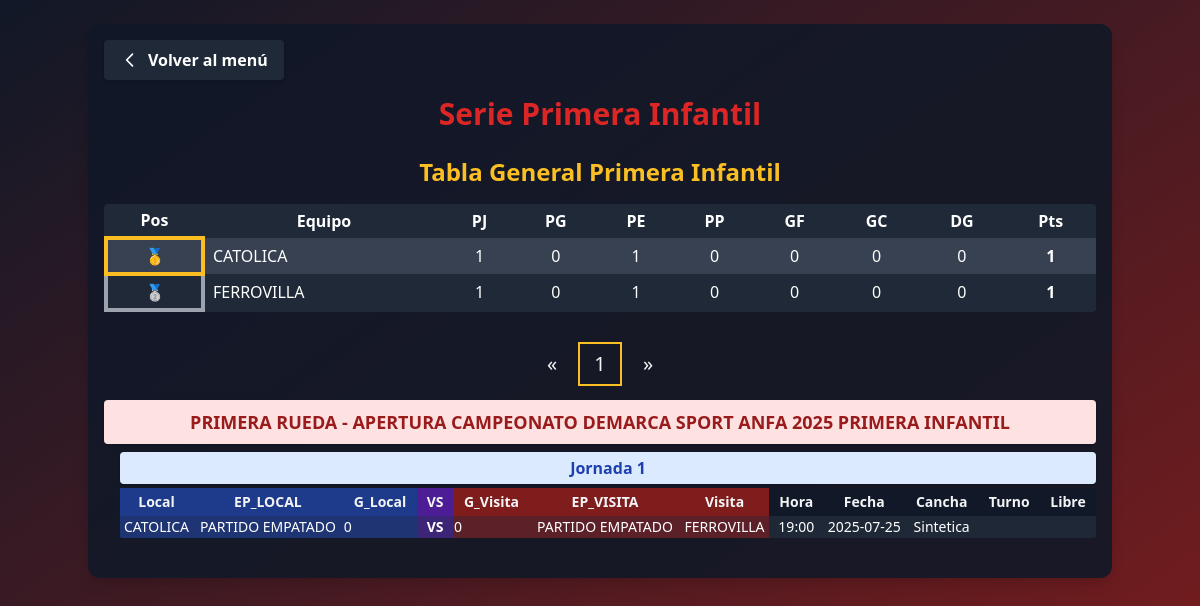
The app's page /serie_primera_infantil/, older data.
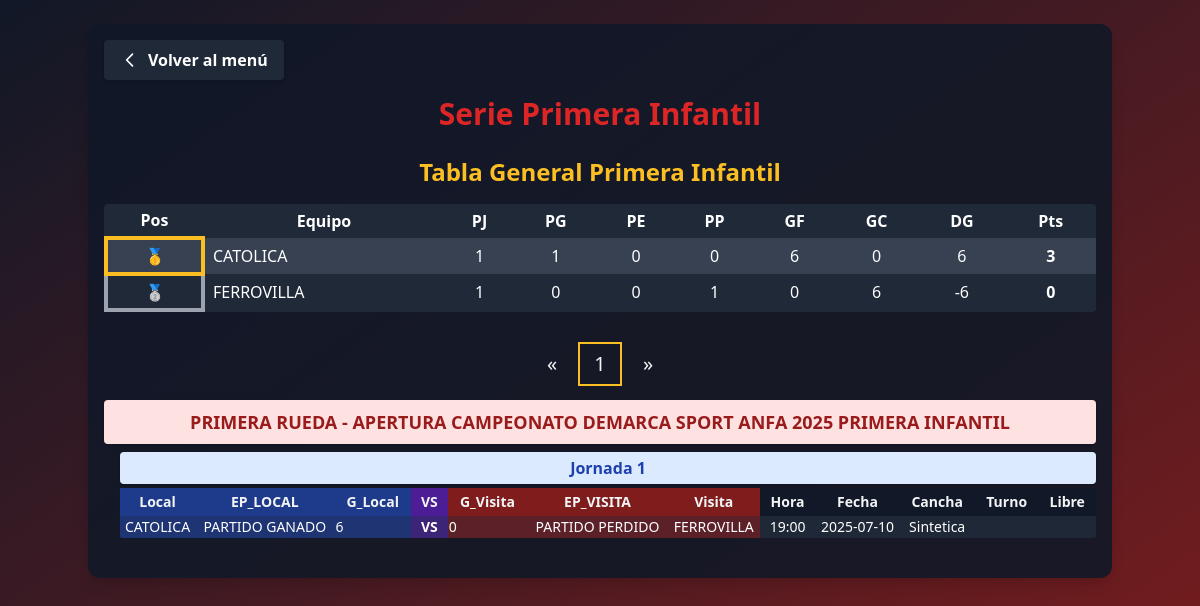
The same page, newer data.
### app_main/models.py (models this page shows, shortened)
class Clubes(models.Model):
    club = models.CharField(max_length=100, unique=True)
    super_seniors = models.BooleanField(default=False)
    seniors = models.BooleanField(default=False)
    honor = models.BooleanField(default=False)
    segunda_honor = models.BooleanField(default=False)
    juveniles = models.BooleanField(default=False)
    primera_infantil = models.BooleanField(default=False)
    segunda_infantil = models.BooleanField(default=False)
    tercera_infantil = models.BooleanField(default=False)
    femenino = models.BooleanField(default=False)
    def __str__(self):
        return self.club

class Fase(models.Model):
    nombre = models.CharField(max_length=100, unique=True)

class Jornada(models.Model):
    fase = models.ForeignKey(Fase, on_delete=models.CASCADE, related_name='jornadas')
    nombre = models.CharField(max_length=100)

class SeriePrimeraInfantil(models.Model):
    ESTADO_PARTIDO_CHOICES = [
        ('PARTIDO GANADO', 'PARTIDO GANADO'),
        ('PARTIDO EMPATADO', 'PARTIDO EMPATADO'),
        ('PARTIDO PERDIDO', 'PARTIDO PERDIDO'),
    ]
    jornada = models.ForeignKey(Jornada, on_delete=models.CASCADE, related_name='partidos_primera_infantil')
    equipo_local = models.ForeignKey('Clubes', on_delete=models.CASCADE, related_name='partidos_local_primera_infantil')
    estado_partido_local = models.CharField(max_length=50, choices=ESTADO_PARTIDO_CHOICES)
    goles_local = models.PositiveSmallIntegerField()
    goles_visita = models.PositiveSmallIntegerField()
    estado_partido_visita = models.CharField(max_length=50, choices=ESTADO_PARTIDO_CHOICES)
    equipo_visita = models.ForeignKey('Clubes', on_delete=models.CASCADE, related_name='partidos_visita_primera_infantil')
    horario = models.TimeField(null=True, blank=True)
    fecha = models.DateField(null=True, blank=True)
    cancha = models.CharField(max_length=100, blank=True, default="")
    turno = models.CharField(max_length=50)
    libre = models.CharField(max_length=100, blank=True, default="")

### app_main/views.py (the view, shortened to what this page needs)
# urls.py: path('serie_primera_infantil/', views.serie_primera_infantil, name='serie_primera_infantil'),
def serie_primera_infantil(request):
    fases = Fase.objects.filter(nombre__icontains="PRIMERA INFANTIL").prefetch_related('jornadas__partidos_primera_infantil')
    clubes = Clubes.objects.all()
    jornadas = Jornada.objects.all()
    tablero_general = calcular_tablero_general_primera_infantil()
    return render(request, 'serie_primera_infantil.html', {
        'fases': fases,
        'clubes': clubes,
        'jornadas': jornadas,
        'estado_choices': SeriePrimeraInfantil.ESTADO_PARTIDO_CHOICES,
        'tablero_general': tablero_general,
    })

### app_main/templates/serie_primera_infantil.html (shortened to what this page needs)
{% load static %}
<!DOCTYPE html>
<html>
<head>
    <link href="https://cdn.jsdelivr.net/npm/tailwindcss@2.2.19/dist/tailwind.min.css" rel="stylesheet"/>
</head>
<body class="bg-gradient-to-br from-gray-900 to-red-900 min-h-screen text-gray-100">
    <div class="container mx-auto p-4 bg-gray-900 bg-opacity-90 rounded-xl shadow-lg mt-6">
        <div class="flex items-center mb-4">
            <a href="{% url 'menu' %}" class="bg-gray-800 hover:bg-gray-700 text-white font-bold py-2 px-4 rounded shadow transition flex items-center">
                <svg class="w-5 h-5 mr-2" fill="none" stroke="currentColor" stroke-width="2" viewBox="0 0 24 24">
                    <path stroke-linecap="round" stroke-linejoin="round" d="M15 19l-7-7 7-7" />
                </svg>
                Volver al menú
            </a>
        </div>
        <h1 class="text-3xl font-extrabold text-red-600 mb-6 text-center drop-shadow">Serie Primera Infantil</h1>
        <h2 class="text-2xl font-bold text-center text-yellow-400 mb-4">Tabla General Primera Infantil</h2>
        <div class="w-full mb-8">
            <div class="overflow-x-auto">
                <table class="min-w-full bg-gray-800 text-white rounded">
                    <thead>
                        <tr>
                            <th class="px-2 py-1">Pos</th>
                            <th class="px-2 py-1">Equipo</th>
                            <th class="px-2 py-1">PJ</th>
                            <th class="px-2 py-1">PG</th>
                            <th class="px-2 py-1">PE</th>
                            <th class="px-2 py-1">PP</th>
                            <th class="px-2 py-1">GF</th>
                            <th class="px-2 py-1">GC</th>
                            <th class="px-2 py-1">DG</th>
                            <th class="px-2 py-1">Pts</th>
                        </tr>
                    </thead>
                    <tbody>
                        {% for row in tablero_general %}
                        <tr class="{% cycle 'bg-gray-700' 'bg-gray-800' %}">
        <td class="px-2 py-1 text-center
            {% if forloop.counter == 1 %} border-4 border-yellow-400 rounded-lg font-bold {% endif %}
            {% if forloop.counter == 2 %} border-4 border-gray-400 rounded-lg font-bold {% endif %}
        ">
            {% if forloop.counter == 1 %}
                🥇
            {% elif forloop.counter == 2 %}
                🥈
            {% elif forloop.counter == 3 %}
                🥉
            {% else %}
                {{ forloop.counter }}
            {% endif %}
        </td>
        <td class="px-2 py-1">{{ row.equipo }}</td>
        <td class="px-2 py-1 text-center">{{ row.PJ }}</td>
        <td class="px-2 py-1 text-center">{{ row.PG }}</td>
        <td class="px-2 py-1 text-center">{{ row.PE }}</td>
        <td class="px-2 py-1 text-center">{{ row.PP }}</td>
        <td class="px-2 py-1 text-center">{{ row.GF }}</td>
        <td class="px-2 py-1 text-center">{{ row.GC }}</td>
        <td class="px-2 py-1 text-center">{{ row.DG }}</td>
        <td class="px-2 py-1 text-center font-bold">{{ row.Pts }}</td>
    </tr>
    {% endfor %}
</tbody>
                </table>
            </div>
        </div>
        {% if fases %}
        <div class="flex justify-center mb-4">
            <button type="button" id="fase-prev-btn" class="fase-pagination-btn" aria-label="Anterior">&laquo;</button>
            {% for fase in fases %}
                <button type="button" class="fase-pagination-btn" data-fase-index="{{ forloop.counter0 }}">{{ forloop.counter }}</button>
            {% endfor %}
            <button type="button" id="fase-next-btn" class="fase-pagination-btn" aria-label="Siguiente">&raquo;</button>
        </div>
        {% endif %}
        <div id="fases-container">
        {% for fase in fases %}
            <div class="fase-page{% if forloop.first %} active{% endif %}" data-fase-index="{{ forloop.counter0 }}">
                <div class="bg-red-100 text-red-800 font-bold rounded px-4 py-2 flex flex-col items-center justify-center mb-2 shadow">
                    <span class="text-lg text-center w-full">{{ fase.nombre }}</span>
                </div>
                <div class="ml-4 mb-6">
                    {% for jornada in fase.jornadas.all %}
                        <div class="bg-blue-100 text-blue-800 font-semibold rounded px-3 py-1 flex flex-col items-center justify-center mb-1 shadow">
                            <span class="text-base text-center w-full">{{ jornada.nombre }}</span>
                        </div>
                        <form method="post" class="mb-4">
                            <div class="overflow-x-auto">
                            <table class="min-w-full text-xs md:text-sm bg-gray-800 rounded shadow">
                                <thead>
                                    <tr>
                                        <th class="px-2 py-1 bg-blue-900">Local</th>
                                        <th class="px-2 py-1 bg-blue-900">EP_LOCAL</th>
                                        <th class="px-2 py-1 bg-blue-900">G_Local</th>
                                        <th class="px-2 py-1 bg-purple-900">VS</th>
                                        <th class="px-2 py-1 bg-red-900">G_Visita</th>
                                        <th class="px-2 py-1 bg-red-900">EP_VISITA</th>
                                        <th class="px-2 py-1 bg-red-900">Visita</th>
                                        <th class="px-2 py-1 bg-gray-900">Hora</th>
                                        <th class="px-2 py-1 bg-gray-900">Fecha</th>
                                        <th class="px-2 py-1 bg-gray-900">Cancha</th>
                                        <th class="px-2 py-1 bg-gray-900">Turno</th>
                                        <th class="px-2 py-1 bg-gray-900">Libre</th>
                                    </tr>
                                </thead>
                                <tbody>
                                    {% for sh in jornada.partidos_primera_infantil.all %}
                                    <tr id="jornada-{{ jornada.id }}-partido-{{ sh.id }}">
                                        <td class="text-center text-white bg-blue-800 bg-opacity-50">{{ sh.equipo_local.club }}</td>
                                        <td class="text-center text-white bg-blue-800 bg-opacity-50">{{ sh.estado_partido_local }}</td>
                                        <td class="bg-blue-800 bg-opacity-50">
                                            {% if user.is_authenticated %}
                                            <input type="number" name="goles_local_{{ sh.id }}" value="{{ sh.goles_local }}" min="0" class="bg-gray-900 text-white rounded w-16 px-1">
                                            {% else %}
                                            <span class="text-center text-white">{{ sh.goles_local }}</span>
                                            {% endif %}
                                        </td>
                                        <td class="text-center text-white bg-purple-800 bg-opacity-50 font-bold">VS</td>
                                        <td class="bg-red-800 bg-opacity-50">
                                            {% if user.is_authenticated %}
                                            <input type="number" name="goles_visita_{{ sh.id }}" value="{{ sh.goles_visita }}" min="0" class="bg-gray-900 text-white rounded w-16 px-1">
                                            {% else %}
                                            <span class="text-center text-white">{{ sh.goles_visita }}</span>
                                            {% endif %}
                                        </td>
                                        <td class="text-center text-white bg-red-800 bg-opacity-50">{{ sh.estado_partido_visita }}</td>
                                        <td class="text-center text-white bg-red-800 bg-opacity-50">{{ sh.equipo_visita.club }}</td>
                                        <td class="text-center text-white bg-gray-800 bg-opacity-50">{{ sh.horario }}</td>
                                        <td class="text-center text-white bg-gray-800 bg-opacity-50">{{ sh.fecha|date:'Y-m-d' }}</td>
                                        <td class="text-center text-white bg-gray-800 bg-opacity-50">{{ sh.cancha }}</td>
                                        <td class="text-center text-white bg-gray-800 bg-opacity-50">{{ sh.turno }}</td>
                                        <td class="text-center text-white bg-gray-800 bg-opacity-50">{{ sh.libre }}</td>
                                    </tr>
                                    {% empty %}
                                    <tr><td colspan="{% if user.is_authenticated %}13{% else %}12{% endif %}" class="text-center text-gray-400">No hay partidos en esta jornada.</td></tr>
                                    {% endfor %}
                                </tbody>
                            </table>
                            </div>
                        </form>
                    {% empty %}
                        <div class="text-gray-400 mb-4 text-center">No hay jornadas en esta fase.</div>
                    {% endfor %}
                </div>
            </div>
        {% empty %}
            <div class="text-gray-400 text-center">No hay fases creadas.</div>
        {% endfor %}
        </div>
    </div>
</body>
</html>

### app_main/templates/serie_primera_infantil.html (style rules this page uses)
.fase-page { display: none; }
.fase-page.active { display: block; }
.fase-pagination-btn { @apply bg-red-600 hover:bg-red-700 text-white font-bold rounded-lg shadow transition; width: 2.5rem; height: 2.5rem; min-width: 2.5rem; min-height: 2.5rem; display: flex; align-items: center; justify-content: center; margin: 0 0.25rem; font-size: 1.25rem; border: 2px solid transparent; box-sizing: border-box; }
.fase-pagination-btn.active { @apply bg-yellow-400 text-red-900 border-yellow-500; border-width: 2px; box-shadow: 0 0 0 2px #fbbf24; }

Row changes from the older to the newer data that the page shows:
computed for Clubes "CATOLICA": PG "0" → "1"; PE "1" → "0"; GF "0" → "6"; DG "0" → "6"; Pts "1" → "3"
computed for Clubes "FERROVILLA": PE "1" → "0"; PP "0" → "1"; GC "0" → "6"; DG "0" → "-6"; Pts "1" → "0"
changed SeriePrimeraInfantil "Sintetica": estado_partido_local "PARTIDO EMPATADO" → "PARTIDO GANADO"; goles_local "0" → "6"; estado_partido_visita "PARTIDO EMPATADO" → "PARTIDO PERDIDO"; fecha "2025-07-25" → "2025-07-10"
